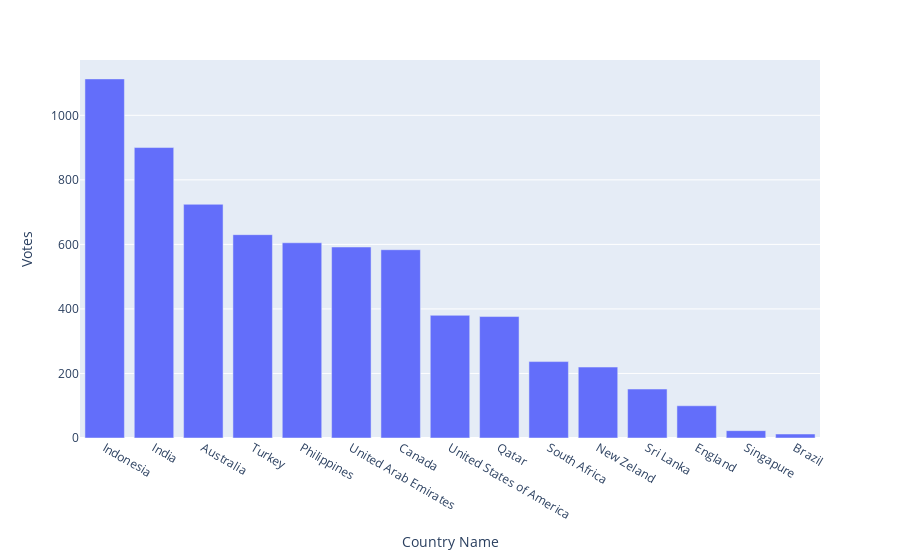

The notebook cell this image was saved under:
### Markdown cell above
### 10. Qual o nome do país que possui, na média, a menor nota média registrada?

### Code cell
df2 = df1.loc[:, ['Votes', 'Country Name']].groupby('Country Name').mean().sort_values(['Votes'], ascending = False).reset_index()
px.bar(df2, x = 'Country Name', y = 'Votes')

### Figure 1 — Plotly figure (JSON) as saved in the notebook; plotly's stock layout.template omitted (floating-point values rounded to 4 significant figures)
{"data": [{"alignmentgroup": "True", "hovertemplate": "Country Name=%{x}<br>Votes=%{y}<extra></extra>", "legendgroup": "", "marker": {"color": "#636efa", "pattern": {"shape": ""}}, "name": "", "offsetgroup": "", "orientation": "v", "showlegend": false, "textposition": "auto", "type": "bar", "x": ["Indonesia", "India", "Australia", "Turkey", "Philippines", "United Arab Emirates", "Canada", "United States of America", "Qatar", "South Africa", "New Zeland", "Sri Lanka", "England", "Singapure", "Brazil"], "xaxis": "x", "y": [1113.0, 900.1, 724.2, 630.1, 605.0, 591.9, 583.4, 380.2, 376.3, 236.8, 219.8, 151.7, 99.89, 22.77, 12.4], "yaxis": "y"}], "layout": {"autosize": true, "barmode": "relative", "legend": {"tracegroupgap": 0}, "margin": {"t": 60}, "xaxis": {"anchor": "y", "autorange": true, "domain": [0, 1], "range": [-0.5, 14.5], "title": {"text": "Country Name"}, "type": "category"}, "yaxis": {"anchor": "x", "autorange": true, "domain": [0, 1], "range": [0, 1171.0], "title": {"text": "Votes"}, "type": "linear"}}}
